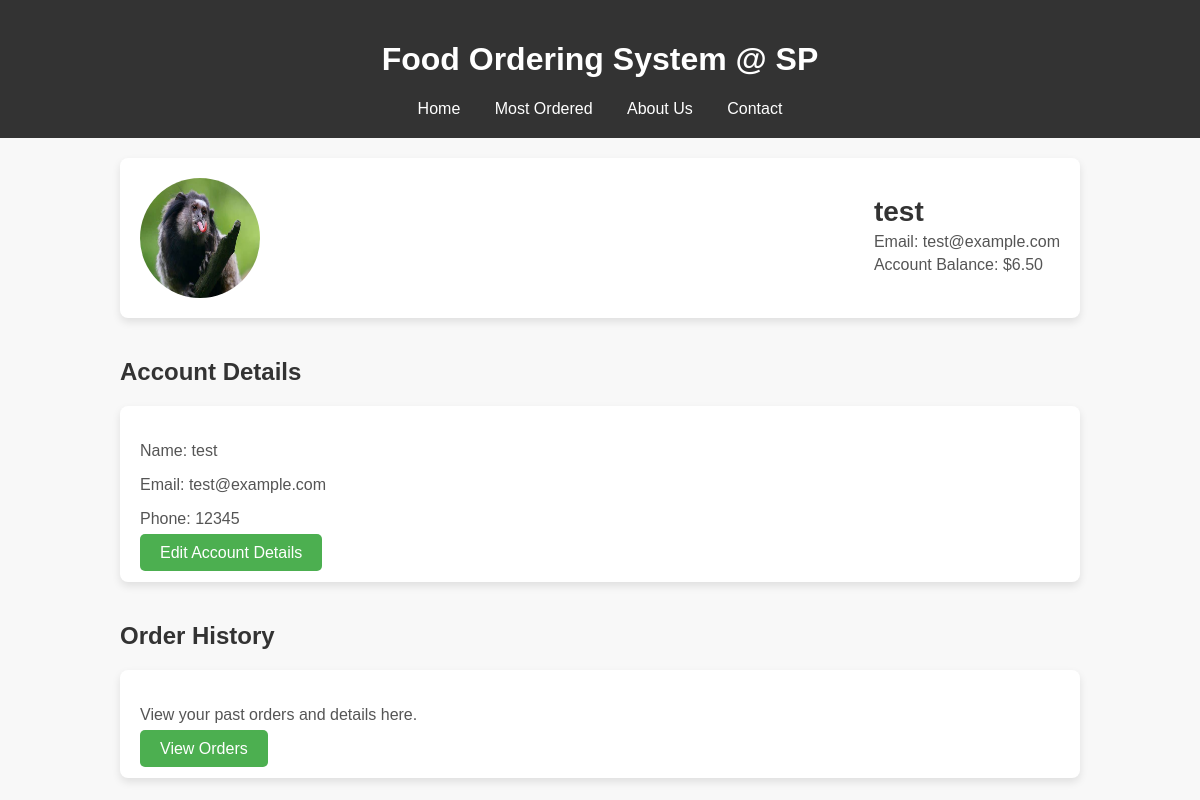
Before: /Client/profile.php (signed in) with the older database file.
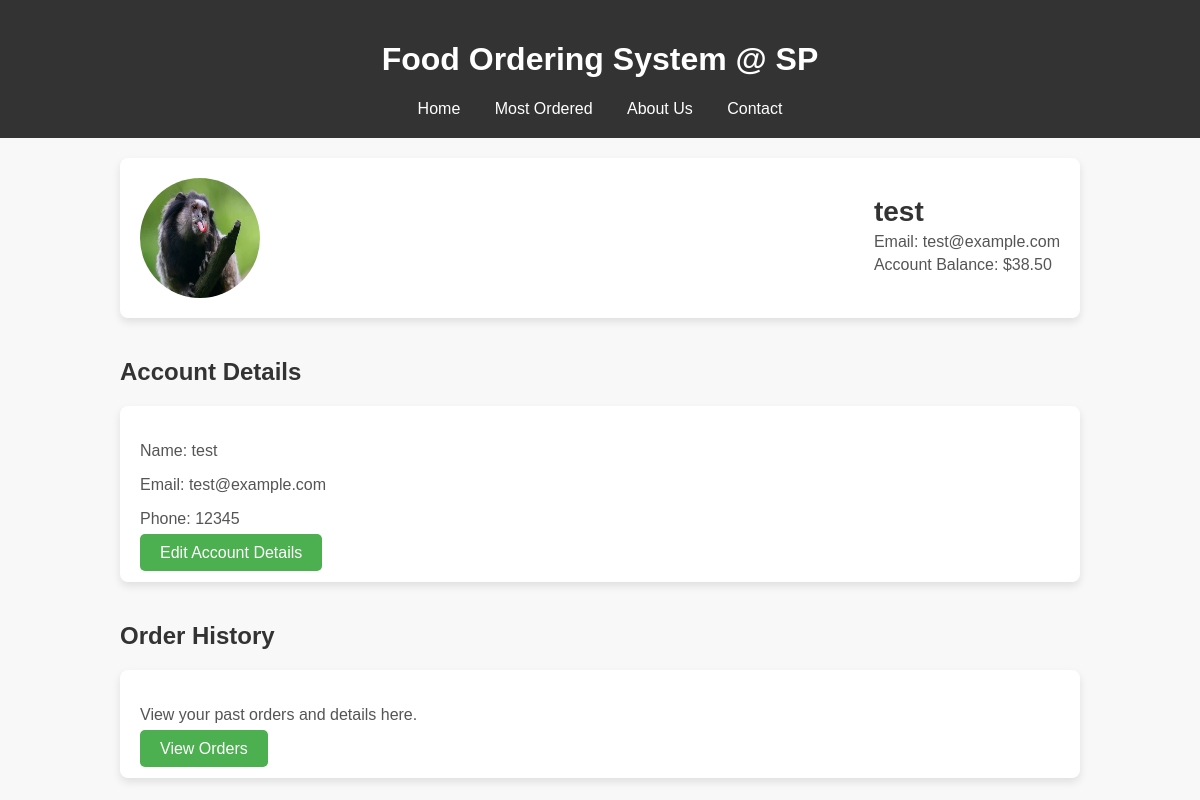
After: the same page with the newer database file.
### tables this page shows
CREATE TABLE `users` (
  `user_id` int(11) NOT NULL,
  `username` varchar(100) NOT NULL,
  `email` varchar(100) NOT NULL,
  `password` varchar(255) NOT NULL,
  `phone` varchar(15) DEFAULT NULL,
  `profile_picture` varchar(255) DEFAULT NULL,
  `account_balance` decimal(10,2) DEFAULT 0.00,
  `roles` varchar(15) DEFAULT NULL,
  `stall_id` int(11) DEFAULT NULL,
  `food_court_id` int(11) DEFAULT NULL
);

### Client/profile.php (the view, shortened to what this page needs)
<?php
include $_SERVER['DOCUMENT_ROOT'] . '/projectCSAD/Scripts/common.php';
include $_SERVER['DOCUMENT_ROOT'] . '/projectCSAD/Scripts/Account.php';
echo $main_head;
$user_id = $_SESSION['user_id'];
$query = "SELECT * FROM users WHERE user_id = ?";
$stmt = $conn->prepare($query);
$stmt->bind_param("i", $user_id);
$stmt->execute();
$result = $stmt->get_result();
if ($user = $result->fetch_assoc()) {
} else {
    session_destroy();
    header('Location: ../UserProcess/login.php');
    exit();
}
?>
<!DOCTYPE html>
<html lang="en">
<head>
</head>
<body>
<div class="container">
    <div class="profile-header">
    <img src="<?= htmlspecialchars($user['profile_picture'] ?: '../assets/default_profile_pic.jpg') ?>" alt="User Profile Picture">
    <div>
        <h2><?= htmlspecialchars($user['username']) ?></h2>
        <div class="info">
            <p>Email: <?= htmlspecialchars($user['email']) ?></p>
            <p>Account Balance: $<?= htmlspecialchars($user['account_balance']) ?></p>
        </div>
    </div>
</div>
<section id="view-section">
    <h2 class="section-title">Account Details</h2>
    <div class="section-content">
        <p>Name: <?= htmlspecialchars($user['username']) ?></p>
        <p>Email: <?= htmlspecialchars($user['email']) ?></p>
        <p>Phone: <?= htmlspecialchars($user['phone']) ?></p>
        <a href="javascript:void(0);" class="button" onclick="toggleEditForm()">Edit Account Details</a>
    </div>
</section>
    <section>
        <h2 class="section-title">Order History</h2>
        <div class="section-content">
            <p>View your past orders and details here.</p>
            <a href="OrderHistory.php" class="button">View Orders</a>
        </div>
    </section>
</div>
</body>
</html>

Changed rows visible on the page:
changed users "test": account_balance "6.50" → "38.50"
